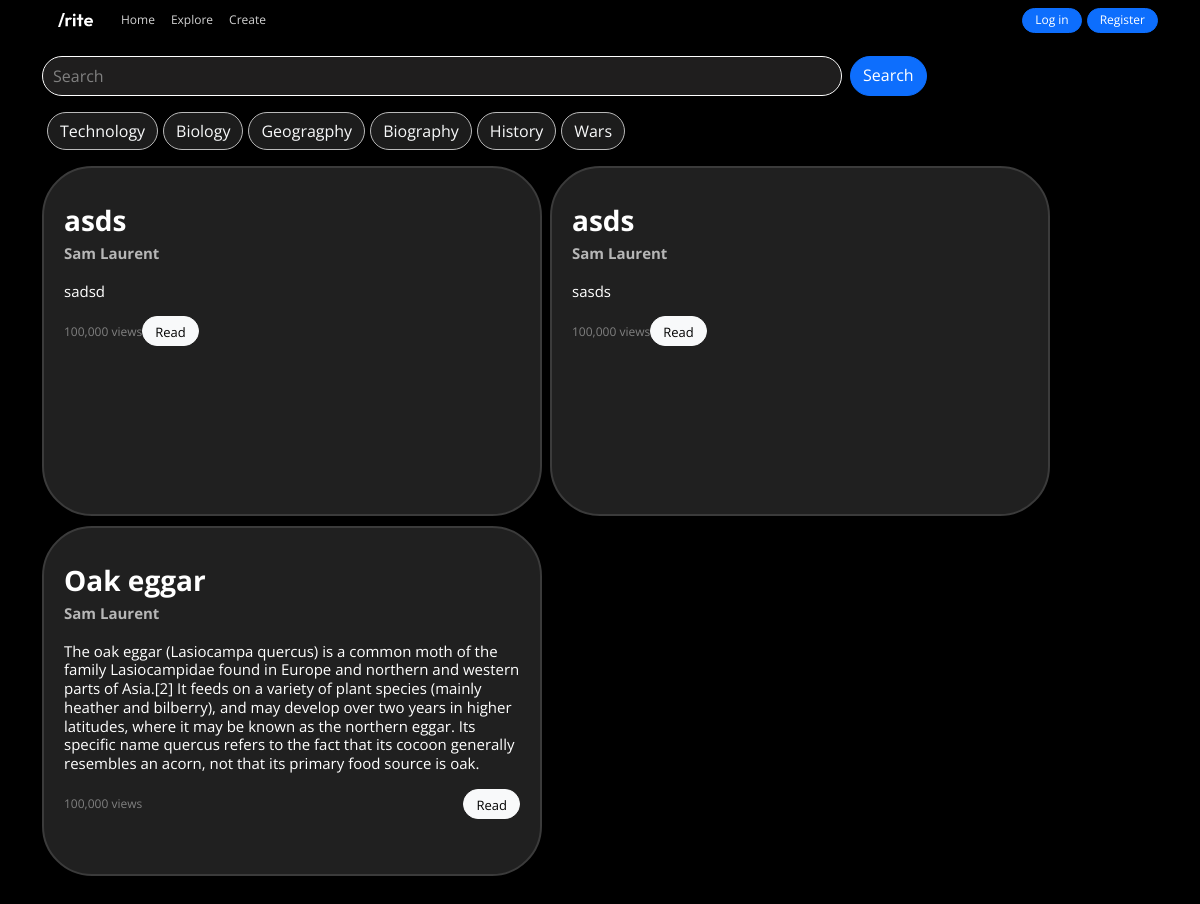
Page /category/2 on the committed database.
### tables this page shows
CREATE TABLE category (
    id INTEGER PRIMARY KEY AUTOINCREMENT,
    category_name TEXT NOT NULL UNIQUE
);

CREATE TABLE article (
    id INTEGER PRIMARY KEY AUTOINCREMENT,
    title TEXT NOT NULL,
    author_id INTEGER NOT NULL,
    text TEXT NOT NULL,
    category_id INTEGER NOT NULL,
    description TEXT,
    FOREIGN KEY (author_id) REFERENCES user(id) ON DELETE CASCADE,
    FOREIGN KEY (category_id) REFERENCES category(id) ON DELETE SET NULL
);

### app.py (the view)
@app.route("/category/<int:category_id>")  # Вказуємо url-адресу для виклику функції
def category_page(category_id):
    categories = db.get_categories()
    articles = db.get_articles_by_category(category_id)
    return render_template("search-page.html", categories=categories, articles=articles, category_name=categories[category_id][1])

### db_scripts.py (called while the page is built)
    def open_db(self):
        self.conn = sqlite3.connect(self.dbname)
        self.cursor = self.conn.cursor()

    def get_categories(self):
        self.open_db()
        self.cursor.execute('''SELECT * FROM category''')
        data = self.cursor.fetchall()
        self.conn.close()
        return data

    def get_articles_by_category(self, category_id):
        self.open_db()
        self.cursor.execute('''SELECT * FROM article WHERE category_id=?''', (category_id,))
        data = self.cursor.fetchall()
        self.conn.close()
        return data

### templates/search-page.html (shortened to what this page needs)
{% extends 'base.html' %}
{% block content %}
<main class="container">
    <form action="{{url_for('search_page')}}" class="d-flex search-bar-full my-3" role="search" method="get">
        <input required name="query" id="search-bar" class="form-control me-2" type="search" placeholder="Search" aria-label="Search" style="width: 50em;">
        <button class="btn btn-primary d-flex" type="submit">Search</button>
      </form>
    <section class="d-flex">
    {% for id, category_name in categories %}
      <a href="/category/{{id}}" value={{id}} class="btn btn-outline-light category-button">{{category_name}}</a>
      {% endfor %}
    </section>
    <section>
        <div class="mt-3 d-flex flex-column flex-wrap flex-lg-row mb-4 text-dark lh-sm text-decoration-none">
            {% for article in articles %}
            <div class="rectangle me-2">
              <div class="text-content">
                <h3 style="font-weight: bold; padding: 1px 20px; margin: 0px; margin-top:35px">{{ article[1] }}</h3>
                <h5 style="color: rgb(182, 182, 182); font-weight: bold; font-size: 15px; margin: 5px 20px;">Sam Laurent</h5>
                <p style="padding: 0px 20px; font-size:15px; margin-top:20px">{{article[5]}}</p>
                <div style="display: flex; align-items: center; justify-content: space-between; margin: 0px 20px;">
                  <div style="display: flex; align-items: center;">
                    <p style="font-size: 12px; color: #808080; margin: 0;">100,000 views</p>
                  </div>
                  <a href="{{url_for('article_page', article_id=article[0])}}" class="btn btn-light" style="height: 30px; font-size: small;">Read</a>
                </div>
              </div>
            </div>
            {% endfor %}
</main>
{% endblock content %}

### static/style.css (style rules this page uses)
body { font-family: "Open Sans", serif; background-color: black; color: white; }
p { color: white; font-size: 16px; }
a { text-decoration: none; color: white; }
.btn { border-radius: 60px; text-align: center; }
h5 { font-weight: 600; }
#search-bar { background-color: #1f1e1e; color: white; border-color: white; border-radius: 100px; padding: 10px; width: 50%; outline: none; }
#search-bar::placeholder { color: gray; }
.search-bar-full { height: 5vh; }
.category-button { margin-left: 5px; background-color: #1c1c1c; border-color: #b9b9b9; }
.rectangle { width: 500px; height: 350px; background-color: #202020; border: 2px solid #3b3b3b; border-radius: 50px; box-shadow: 0 4px 6px rgba(0, 0, 0, 0.1); display: flex; justify-content: left; color: #ffffff; overflow: hidden; margin-bottom: 10px; }

### rows in the picture
category: {{ id }} 1 (drawn), category_name "Technology"
category: {{ id }} 2 (drawn), category_name "Biology"
category: {{ id }} 3 (drawn), category_name "Geogragphy"
category: {{ id }} 4 (drawn), category_name "Biography"
category: {{ id }} 5 (drawn), category_name "History"
category: {{ id }} 6 (drawn), category_name "Wars"
article: title "asds", description "sadsd"
article: title "asds", description "sasds"
article: title "Oak eggar", description "The oak eggar (Lasiocampa quercus) is a common moth of the family Lasiocampidae found in Europe and northern and western parts of Asia.[2] It feeds on a variety of plant species (mainly heather and bilberry), and may develop over two years in higher latitudes, where it may be known as the northern eggar. Its specific name quercus refers to the fact that its cocoon generally resembles an acorn, not that its primary food source is oak."
